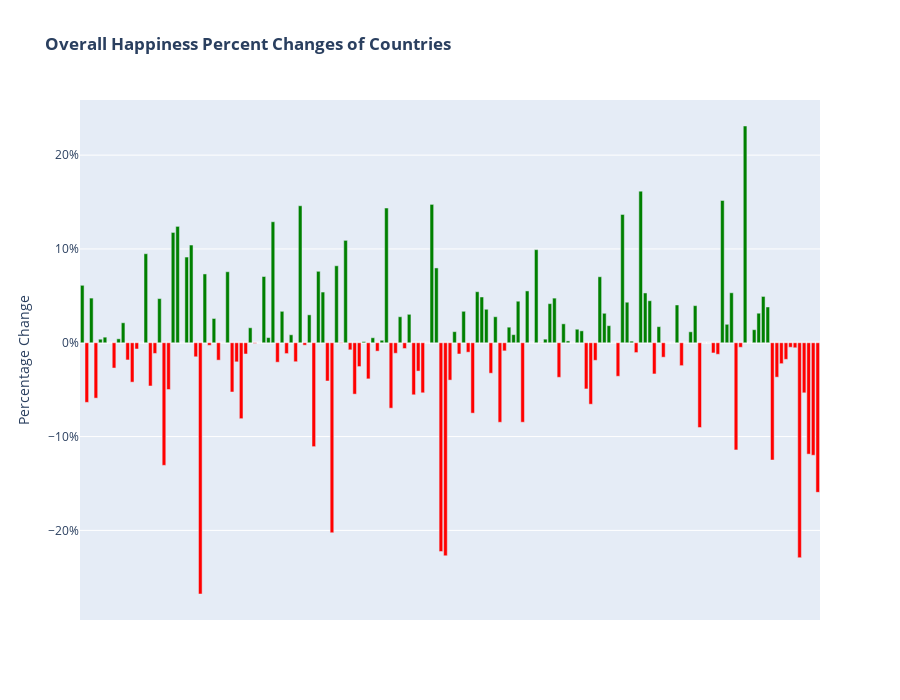

The cell this chart's notebook holds for it:
### Code cell
#assign colors
bar_colors = []

for x in total_chs_co['Overall']:
    if x > 0: 
        bar_colors.append('green')
    else: 
        bar_colors.append('red')

#create bar chart of percent changes
fig = px.bar(total_chs_co, x= 'Country', y='Overall', color=bar_colors, color_discrete_map='identity', 
             title='<b>Overall Happiness Percent Changes of Countries', height=700)
fig.update_traces(hovertemplate='%{x}<br>%{y:,.2f}%')
fig.update_xaxes(categoryorder='category ascending', title=None, showticklabels=False)
fig.update_yaxes(title='Percentage Change', ticksuffix='%')
fig.show()

### Figure 1 — Plotly figure (JSON) as saved in the notebook; plotly's stock layout.template omitted (floating-point values rounded to 4 significant figures)
{"data": [{"alignmentgroup": "True", "hovertemplate": "%{x}<br>%{y:,.2f}%", "legendgroup": "", "marker": {"color": "green", "pattern": {"shape": ""}}, "name": "", "offsetgroup": "", "orientation": "v", "showlegend": false, "textposition": "auto", "type": "bar", "x": ["Afghanistan", "Algeria", "Argentina", "Armenia", "Azerbaijan", "Bahrain", "Benin", "Bosnia and Herzegovina", "Bulgaria", "Burkina Faso", "Cambodia", "Cameroon", "Chad", "China", "Congo (Brazzaville)", "Czech Republic", "Dominican Republic", "Ecuador", "Egypt", "Estonia", "Finland", "Gabon", "Germany", "Greece", "Guatemala", "Honduras", "Hungary", "Iran", "Ireland", "Italy", "Ivory Coast", "Jordan", "Kenya", "Latvia", "Lebanon", "Lithuania", "Macedonia", "Malaysia", "Mali", "Malta", "Mauritius", "Mongolia", "Montenegro", "Morocco", "Myanmar", "Nepal", "New Zealand", "Nicaragua", "Niger", "North Cyprus", "Norway", "Pakistan", "Palestinian Territories", "Philippines", "Poland", "Portugal", "Romania", "Russia", "Rwanda", "Senegal", "Serbia", "Sierra Leone", "Slovakia", "South Africa", "Spain", "Sri Lanka", "Syria", "Taiwan", "Tajikistan", "Togo", "Trinidad and Tobago", "Tunisia", "Turkey", "Turkmenistan", "Uganda"], "xaxis": "x", "y": [6.126, 4.764, 0.3803, 0.5977, 0.4221, 2.131, 9.491, 4.708, 11.76, 12.41, 9.139, 10.42, 7.336, 2.588, 7.571, 1.599, 7.062, 0.5523, 12.9, 3.352, 0.8507, 14.6, 2.978, 7.618, 5.406, 8.208, 10.92, 0.128, 0.5331, 0.269, 14.36, 2.773, 3.032, 14.75, 7.977, 1.183, 3.355, 5.442, 4.881, 3.57, 2.775, 1.662, 0.8667, 4.428, 5.526, 9.925, 0.3843, 4.17, 4.759, 2.019, 0.1994, 1.444, 1.273, 7.037, 3.143, 1.823, 13.68, 4.321, 0.1732, 16.16, 5.309, 4.482, 1.718, 4.028, 1.169, 3.957, 15.17, 1.969, 5.328, 23.11, 3.587e-06, 1.393, 3.151, 4.939, 3.816], "yaxis": "y"}, {"alignmentgroup": "True", "hovertemplate": "%{x}<br>%{y:,.2f}%", "legendgroup": "", "marker": {"color": "red", "pattern": {"shape": ""}}, "name": "", "offsetgroup": "", "orientation": "v", "showlegend": false, "textposition": "auto", "type": "bar", "x": ["Albania", "Angola", "Australia", "Austria", "Bangladesh", "Belarus", "Belgium", "Belize", "Bhutan", "Bolivia", "Botswana", "Brazil", "Burundi", "Canada", "Central African Republic", "Chile", "Colombia", "Comoros", "Congo (Kinshasa)", "Costa Rica", "Croatia", "Cyprus", "Denmark", "Djibouti", "El Salvador", "Ethiopia", "France", "Georgia", "Ghana", "Guinea", "Haiti", "Hong Kong", "Iceland", "India", "Indonesia", "Iraq", "Israel", "Jamaica", "Japan", "Kazakhstan", "Kosovo", "Kuwait", "Kyrgyzstan", "Laos", "Lesotho", "Liberia", "Libya", "Luxembourg", "Madagascar", "Malawi", "Mauritania", "Mexico", "Moldova", "Mozambique", "Namibia", "Netherlands", "Nigeria", "Oman", "Panama", "Paraguay", "Peru", "Puerto Rico", "Qatar", "Saudi Arabia", "Singapore", "Slovenia", "Somalia", "Somaliland Region", "South Korea", "South Sudan", "Sudan", "Suriname", "Swaziland", "Sweden", "Switzerland", "Tanzania", "Thailand", "Ukraine", "United Arab Emirates", "United Kingdom", "United States", "Uruguay", "Uzbekistan", "Venezuela", "Vietnam", "Yemen", "Zambia", "Zimbabwe"], "xaxis": "x", "y": [-6.352, -5.901, -1.1e-06, -2.694, -1.832, -4.197, -0.6631, 0, -4.607, -1.138, -13.07, -4.984, -9.849e-07, -1.495, -26.78, -0.2699, -1.853, 0, -5.247, -2.034, -8.092, -1.195, -0.06643, 0, -2.072, -1.152, -2.023, -0.256, -11.07, -4.075, -20.25, -0.03653, -0.7539, -5.476, -2.538, -3.849, -0.8931, -6.971, -1.119, -0.6149, -5.547, -3.018, -5.335, 0, -22.25, -22.71, -3.98, -1.195, -1.005, -7.502, -3.246, -8.474, -0.866, -8.469, 0, -0.01356, -3.683, 0, -4.922, -6.55, -1.872, 0, -3.57, -1.045, -3.325, -1.539, 0, 0, -2.44, 0, -9.033, 0, 0, -1.086, -1.226, -11.43, -0.4803, -12.5, -3.666, -2.228, -1.77, -0.478, -0.5331, -22.91, -5.336, -11.87, -11.99, -15.94], "yaxis": "y"}], "layout": {"barmode": "relative", "height": 700, "legend": {"tracegroupgap": 0}, "title": {"text": "<b>Overall Happiness Percent Changes of Countries"}, "xaxis": {"anchor": "y", "categoryorder": "category ascending", "domain": [0, 1], "showticklabels": false, "title": {}}, "yaxis": {"anchor": "x", "domain": [0, 1], "ticksuffix": "%", "title": {"text": "Percentage Change"}}}}
